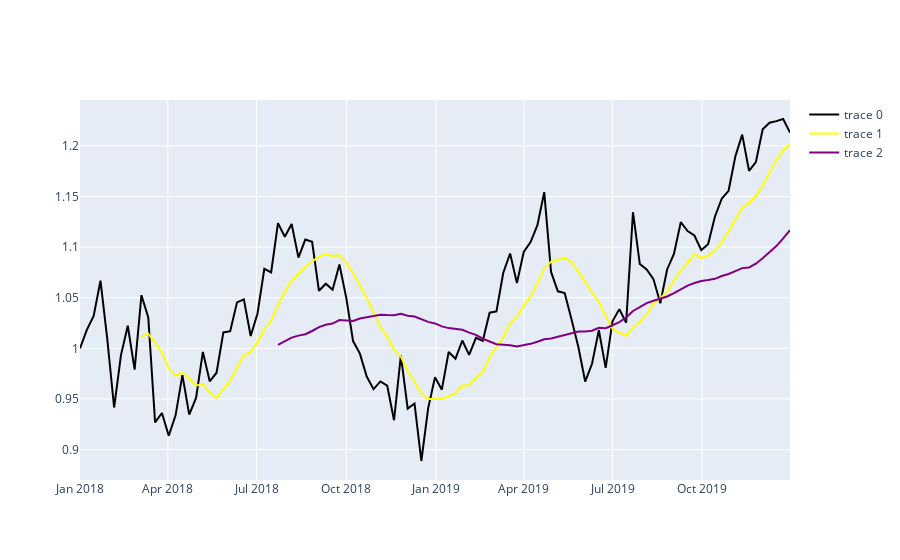

The notebook cell this image was saved under:
### Markdown cell above
<details>
    <summary>Hint 🔍</summary>

you might want to use the `.rolling()` method here

</details>

### Code cell
fig = go.Figure()
fig.add_trace(
    go.Scatter(
        x=df['date'],
        y=df['GOOG'],
        mode='lines',
        line=dict(color='black')
    )
)
fig.add_scatter(
    x=df['date'],
    y=df['GOOG'].rolling(10).mean(),
    mode='lines',
    line=dict(color='yellow')
)
fig.add_scatter(
    x=df['date'],
    y=df['GOOG'].rolling(30).mean(),
    mode='lines',
    line=dict(color='purple')
)
fig.show()
